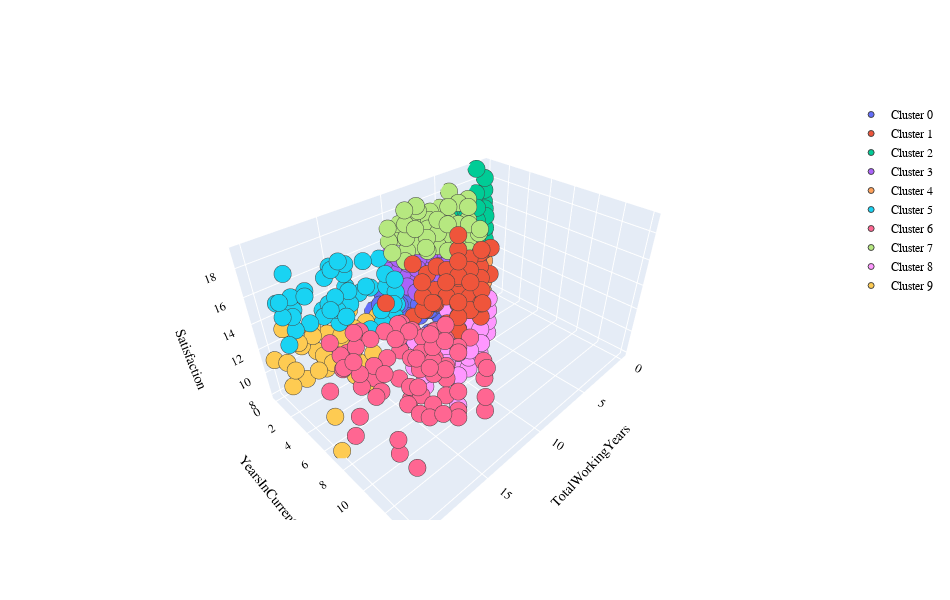

Notebook cell for this chart:
### Code cell
import plotly.graph_objects as go

PLOT = go.Figure()

for c in list(np.unique(kmeans.labels_)):
    
    PLOT.add_trace(go.Scatter3d(x = df_c[df_c.cluster == c]['TotalWorkingYears'],
                                y = df_c[df_c.cluster == c]['YearsInCurrentRole'],
                                z = df_c[df_c.cluster == c]['Satisfaction'],
                                mode = 'markers', marker_size = 6, marker_line_width = 1,
                                name = 'Cluster ' + str(c)))
    
    PLOT.update_layout(width = 950, height = 600, autosize = True, showlegend = True,
                   scene = dict(xaxis=dict(title = 'TotalWorkingYears', titlefont_color = 'black'),
                                yaxis=dict(title = 'YearsInCurrentRole', titlefont_color = 'black'),
                                zaxis=dict(title = 'Satisfaction', titlefont_color = 'black')),
                   font = dict(family = "Gilroy", color  = 'black', size = 12))
PLOT.show()

### Figure 1 — Plotly figure (JSON) as saved in the notebook; plotly's stock layout.template omitted (floating-point values rounded to 4 significant figures; data arrays with more than 128 entries replaced by an {"elided": "..."} marker saying what was removed)
{"data": [{"marker": {"line": {"width": 1}, "size": 6}, "mode": "markers", "name": "Cluster 0", "type": "scatter3d", "x": [6, 6, 8, 6, 12, 10, 6, 9, 9, 10, 6, 8, 11, 6, 6, 6, 9, 6, 6, 7, 8, 7, 8, 7, 7, 11, 8, 10, 10, 8, 6, 11, 8, 9, 6, 12, 6, 6, 7, 7, 6, 10, 6, 10, 10, 10, 8, 7, 10, 6, 7, 8, 6, 10, 5, 10, 10, 6, 9, 8, 10, 6, 10, 6, 7, 5, 10, 7, 10, 5, 7, 10, 8, 8, 9, 11, 8, 8, 10, 6, 11, 6, 6, 7, 9, 6, 10, 11, 10, 6, 10, 9, 12, 7, 6, 6, 12, 5, 6, 11, 8, 10, 10, 10, 10, 10, 10, 12, 6, 7, 8, 9, 6, 10, 10, 11, 6, 8, 9, 10, 9], "y": [3, 2, 2, 2, 2, 2, 5, 1, 3, 2, 4, 0, 0, 2, 2, 0, 3, 3, 3, 2, 2, 0, 3, 2, 2, 2, 4, 3, 4, 2, 2, 0, 0, 2, 2, 0, 2, 5, 5, 3, 3, 0, 3, 3, 4, 4, 4, 2, 4, 2, 2, 0, 3, 0, 4, 2, 0, 3, 1, 0, 0, 3, 2, 3, 2, 2, 3, 2, 0, 3, 4, 4, 2, 4, 2, 0, 1, 4, 2, 4, 2, 4, 2, 1, 0, 3, 2, 2, 2, 4, 2, 0, 4, 0, 3, 5, 1, 2, 3, 0, 3, 3, 2, 2, 2, 2, 3, 0, 2, 3, 2, 2, 3, 4, 0, 2, 5, 5, 2, 0, 3], "z": [12, 12, 10, 11, 11, 11, 12, 11, 11, 12, 12, 11, 9, 12, 9, 11, 11, 12, 11, 12, 11, 12, 10, 12, 12, 9, 11, 11, 12, 11, 11, 10, 11, 12, 10, 11, 8, 12, 12, 9, 12, 12, 12, 12, 10, 12, 9, 12, 12, 12, 12, 12, 11, 10, 10, 12, 12, 11, 10, 11, 12, 11, 12, 11, 12, 10, 12, 12, 9, 11, 11, 12, 12, 12, 12, 12, 12, 12, 10, 10, 10, 12, 11, 12, 11, 8, 12, 10, 8, 11, 9, 10, 11, 12, 11, 12, 12, 10, 8, 10, 11, 12, 10, 11, 11, 11, 12, 11, 11, 8, 12, 11, 8, 12, 12, 12, 11, 11, 11, 10, 12]}, {"marker": {"line": {"width": 1}, "size": 6}, "mode": "markers", "name": "Cluster 1", "type": "scatter3d", "x": [10, 10, 7, 13, 10, 10, 8, 10, 9, 9, 15, 10, 9, 11, 10, 10, 10, 10, 10, 8, 9, 12, 8, 10, 10, 13, 9, 11, 12, 9, 10, 9, 9, 8, 13, 12, 10, 12, 8, 9, 11, 11, 10, 9, 12, 9, 12, 8, 9, 10, 10, 7, 10, 7, 10, 12, 10, 13, 10, 11, 11, 10, 10, 10, 10, 7, 13, 12, 9, 10, 10, 12, 10, 10, 8, 10, 10, 10, 11, 12, 12, 9, 9, 10, 13, 9, 12, 14, 10, 10, 10, 10, 10, 10, 10, 10, 10, 11, 10, 10, 10, 10, 9, 10, 9, 14, 8, 7, 8, 8, 10, 12, 9, 10, 10, 8, 12, 10, 13, 10, 10, 11], "y": [7, 5, 7, 7, 7, 7, 7, 7, 7, 8, 6, 7, 8, 10, 7, 8, 7, 9, 7, 7, 7, 7, 7, 7, 7, 6, 8, 9, 7, 7, 7, 7, 7, 7, 7, 9, 8, 9, 5, 8, 8, 8, 7, 7, 9, 8, 6, 6, 7, 8, 7, 7, 7, 7, 5, 8, 7, 7, 8, 8, 9, 7, 7, 7, 7, 7, 7, 8, 7, 4, 9, 7, 9, 8, 7, 7, 6, 5, 8, 8, 5, 7, 7, 7, 7, 8, 9, 9, 7, 7, 8, 7, 8, 9, 7, 8, 9, 7, 8, 7, 8, 7, 6, 4, 7, 11, 7, 7, 7, 7, 6, 8, 8, 9, 7, 7, 7, 5, 8, 7, 9, 6], "z": [17, 16, 17, 15, 18, 16, 15, 14, 14, 15, 16, 19, 16, 16, 16, 14, 14, 16, 17, 16, 14, 15, 17, 14, 14, 14, 16, 15, 15, 14, 15, 14, 15, 15, 16, 15, 15, 15, 15, 14, 15, 18, 14, 15, 14, 18, 14, 14, 17, 15, 15, 17, 14, 17, 16, 17, 14, 15, 15, 15, 17, 15, 14, 15, 17, 15, 17, 14, 14, 15, 14, 15, 15, 17, 16, 15, 16, 14, 17, 16, 17, 15, 16, 14, 17, 14, 15, 17, 15, 16, 15, 15, 15, 15, 14, 17, 16, 17, 15, 15, 15, 17, 14, 15, 14, 18, 16, 15, 16, 15, 15, 14, 16, 15, 17, 14, 16, 16, 16, 15, 15, 15]}, {"marker": {"line": {"width": 1}, "size": 6}, "mode": "markers", "name": "Cluster 2", "type": "scatter3d", "x": [2, 1, 1, 4, 3, 1, 4, 2, 2, 2, 1, 1, 1, 3, 1, 4, 2, 3, 1, 0, 1, 1, 3, 2, 2, 1, 3, 4, 1, 1, 1, 4, 3, 1, 0, 1, 2, 0, 0, 4, 1, 1, 3, 1, 1, 4, 3, 4, 0, 2, 1, 1, 1, 4, 3, 4, 1, 1, 3, 0, 1, 4, 1, 1, 2, 2, 1, 1, 0, 1, 1, 3, 4, 3, 1, 2, 1, 0, 2, 1, 3, 1, 4, 2, 3, 5, 1, 4, 3, 3, 1, 1, 1, 3, 1, 1, 1], "y": [2, 0, 0, 3, 2, 0, 2, 2, 2, 2, 0, 0, 0, 1, 0, 2, 2, 2, 0, 0, 0, 0, 1, 2, 2, 0, 2, 1, 0, 0, 0, 2, 2, 0, 0, 0, 2, 0, 0, 2, 0, 1, 2, 0, 0, 2, 2, 2, 0, 2, 0, 0, 0, 2, 2, 2, 1, 0, 2, 0, 0, 2, 0, 0, 2, 2, 0, 0, 0, 0, 1, 0, 0, 2, 0, 2, 1, 0, 2, 0, 1, 0, 2, 0, 2, 0, 1, 2, 2, 2, 0, 0, 0, 0, 0, 0, 0], "z": [16, 15, 14, 15, 14, 19, 15, 14, 15, 16, 14, 17, 15, 16, 17, 16, 15, 17, 15, 16, 17, 14, 16, 16, 14, 14, 15, 15, 15, 17, 15, 15, 14, 14, 18, 14, 14, 16, 15, 15, 15, 14, 15, 15, 14, 16, 15, 15, 14, 14, 14, 14, 16, 15, 15, 15, 14, 15, 14, 17, 15, 16, 15, 15, 14, 15, 14, 14, 16, 14, 16, 16, 16, 16, 15, 14, 14, 16, 16, 14, 15, 15, 15, 16, 15, 15, 16, 16, 15, 14, 16, 14, 15, 16, 15, 16, 16]}, {"marker": {"line": {"width": 1}, "size": 6}, "mode": "markers", "name": "Cluster 3", "type": "scatter3d", "x": {"elided": "188 int values"}, "y": {"elided": "188 int values"}, "z": {"elided": "188 int values"}}, {"marker": {"line": {"width": 1}, "size": 6}, "mode": "markers", "name": "Cluster 4", "type": "scatter3d", "x": [3, 3, 5, 4, 1, 3, 1, 3, 4, 3, 1, 5, 3, 5, 2, 3, 1, 3, 1, 1, 1, 1, 3, 1, 5, 4, 3, 5, 1, 5, 5, 6, 6, 5, 1, 3, 4, 1, 2, 1, 4, 2, 2, 1, 5, 1, 4, 4, 4, 1, 4, 1, 1, 1, 4, 4, 1, 3, 4, 1, 5, 4, 1, 3, 4, 4, 3, 4, 2, 5, 5, 1, 1, 3, 5, 3, 5, 4, 1, 6, 4, 3, 0, 1, 1, 5, 1, 2, 5, 1, 6, 5, 1, 2, 5, 3, 2, 1, 4, 1, 4, 4, 4, 3, 4, 4, 5, 5, 1, 5, 0], "y": [2, 1, 2, 2, 0, 2, 0, 2, 0, 2, 1, 0, 2, 3, 2, 0, 0, 2, 0, 0, 0, 1, 2, 0, 2, 3, 2, 1, 0, 3, 0, 0, 0, 0, 0, 2, 2, 0, 0, 0, 3, 2, 2, 0, 2, 0, 2, 2, 2, 0, 2, 0, 0, 0, 2, 2, 0, 2, 3, 0, 2, 2, 1, 2, 2, 2, 2, 2, 1, 2, 3, 0, 0, 0, 3, 2, 4, 2, 0, 0, 2, 0, 0, 1, 0, 0, 0, 2, 1, 0, 1, 4, 0, 2, 2, 2, 2, 1, 2, 0, 3, 0, 2, 2, 3, 2, 3, 2, 0, 2, 0], "z": [13, 13, 12, 13, 13, 12, 13, 13, 11, 13, 12, 13, 12, 12, 11, 13, 10, 11, 11, 12, 11, 12, 11, 9, 12, 13, 13, 12, 12, 12, 12, 12, 12, 11, 12, 13, 13, 10, 12, 13, 13, 13, 10, 11, 12, 13, 13, 13, 12, 12, 10, 13, 12, 13, 11, 13, 12, 11, 13, 10, 12, 11, 11, 12, 12, 13, 13, 11, 13, 11, 12, 11, 13, 12, 12, 12, 12, 13, 9, 12, 11, 13, 13, 13, 12, 13, 12, 9, 12, 11, 12, 12, 12, 12, 11, 12, 13, 13, 12, 12, 13, 13, 13, 12, 11, 10, 12, 12, 12, 11, 12]}, {"marker": {"line": {"width": 1}, "size": 6}, "mode": "markers", "name": "Cluster 5", "type": "scatter3d", "x": [18, 18, 16, 12, 17, 15, 12, 13, 16, 16, 20, 16, 17, 12, 12, 18, 17, 12, 12, 15, 18, 14, 13, 19, 19, 14, 12, 12, 14, 12, 11, 12, 18, 19, 12, 16, 20, 18, 13, 16, 14, 13, 16, 15, 13, 14, 16, 12, 20, 19, 18, 12, 15, 16, 14, 19, 15], "y": [2, 0, 1, 2, 0, 2, 2, 1, 2, 3, 3, 2, 2, 0, 3, 0, 3, 2, 3, 2, 0, 0, 1, 2, 0, 4, 3, 0, 4, 3, 0, 3, 0, 2, 0, 0, 3, 2, 4, 3, 0, 4, 2, 0, 0, 4, 1, 2, 3, 2, 2, 3, 2, 2, 0, 0, 4], "z": [16, 15, 16, 14, 15, 17, 15, 14, 13, 14, 16, 17, 14, 13, 15, 15, 15, 14, 13, 15, 15, 15, 16, 15, 15, 13, 15, 13, 13, 14, 15, 14, 14, 18, 13, 13, 17, 14, 13, 18, 15, 14, 15, 16, 13, 14, 14, 15, 14, 14, 16, 14, 14, 14, 14, 15, 13]}, {"marker": {"line": {"width": 1}, "size": 6}, "mode": "markers", "name": "Cluster 6", "type": "scatter3d", "x": [20, 19, 20, 14, 15, 17, 15, 20, 19, 14, 15, 16, 17, 16, 18, 17, 15, 16, 14, 14, 18, 14, 15, 14, 19, 15, 16, 16, 17, 18, 17, 16, 18, 16, 14, 15, 15, 20, 15, 13, 15, 12, 16, 15, 15, 17, 16, 17, 13, 16, 17, 16, 16, 15, 16, 18, 15, 17, 19, 18, 15, 15, 17, 18, 14, 13, 14, 15, 17, 14, 16, 14, 15, 20, 16, 15, 18, 19, 19, 14, 20, 18, 18, 14, 18, 17, 17, 15, 14, 20, 14, 20, 16, 17, 20, 17], "y": [7, 7, 9, 10, 12, 10, 8, 13, 8, 8, 14, 8, 14, 10, 14, 11, 9, 10, 13, 7, 9, 9, 7, 9, 10, 8, 9, 13, 7, 7, 7, 8, 7, 11, 7, 11, 14, 7, 8, 8, 10, 10, 9, 10, 11, 7, 13, 8, 8, 10, 6, 7, 13, 7, 8, 7, 9, 11, 7, 14, 7, 12, 11, 7, 11, 12, 10, 10, 14, 10, 7, 6, 11, 9, 7, 11, 7, 7, 13, 8, 8, 6, 7, 8, 13, 7, 7, 14, 10, 9, 9, 13, 11, 12, 10, 7], "z": [13, 14, 11, 13, 13, 12, 15, 13, 11, 14, 14, 12, 14, 14, 15, 16, 14, 14, 14, 14, 13, 15, 15, 15, 14, 13, 12, 17, 15, 15, 15, 12, 13, 12, 14, 14, 13, 13, 15, 14, 13, 14, 11, 14, 16, 15, 13, 13, 14, 12, 15, 15, 13, 14, 15, 16, 13, 14, 14, 15, 13, 13, 12, 12, 15, 14, 15, 15, 14, 16, 15, 14, 14, 16, 13, 12, 15, 15, 11, 14, 17, 14, 13, 14, 14, 12, 13, 16, 12, 11, 13, 14, 17, 16, 17, 13]}, {"marker": {"line": {"width": 1}, "size": 6}, "mode": "markers", "name": "Cluster 7", "type": "scatter3d", "x": [7, 4, 6, 5, 7, 6, 5, 5, 10, 9, 10, 6, 8, 8, 8, 10, 7, 9, 8, 4, 6, 7, 6, 7, 10, 8, 7, 9, 8, 6, 6, 8, 8, 6, 8, 7, 8, 9, 9, 7, 5, 4, 5, 8, 10, 10, 10, 5, 8, 7, 6, 6, 4, 7, 6, 5, 8, 4, 6, 7, 7, 9, 8, 10, 7, 10, 7, 6, 8, 8, 6, 7, 6, 5, 11, 5, 12, 10, 9, 10, 8, 10, 7, 8, 10, 8], "y": [5, 2, 5, 2, 2, 4, 3, 3, 3, 0, 2, 0, 4, 2, 1, 4, 1, 3, 1, 2, 2, 2, 2, 2, 2, 1, 5, 3, 2, 3, 3, 2, 2, 2, 2, 2, 4, 2, 0, 2, 2, 0, 2, 0, 2, 2, 2, 2, 4, 2, 5, 4, 0, 0, 0, 0, 3, 2, 0, 0, 4, 0, 4, 2, 0, 2, 3, 2, 2, 3, 2, 6, 2, 2, 3, 2, 3, 0, 2, 0, 4, 2, 3, 3, 2, 0], "z": [16, 18, 17, 18, 16, 16, 17, 18, 18, 16, 16, 16, 18, 17, 18, 17, 17, 16, 16, 18, 16, 17, 17, 16, 16, 16, 18, 17, 17, 16, 17, 17, 16, 17, 16, 17, 16, 19, 16, 16, 16, 18, 18, 17, 18, 17, 16, 18, 16, 16, 17, 16, 18, 16, 17, 17, 17, 18, 16, 16, 16, 17, 16, 16, 16, 19, 16, 17, 16, 18, 18, 18, 16, 16, 16, 16, 17, 17, 16, 16, 16, 16, 16, 16, 17, 16]}, {"marker": {"line": {"width": 1}, "size": 6}, "mode": "markers", "name": "Cluster 8", "type": "scatter3d", "x": [12, 13, 10, 12, 10, 10, 8, 13, 13, 10, 13, 10, 9, 8, 12, 10, 10, 9, 13, 14, 9, 10, 10, 8, 10, 9, 10, 8, 10, 14, 9, 12, 13, 8, 7, 9, 11, 8, 9, 11, 10, 8, 10, 10, 9, 13, 8, 7, 10, 8, 10, 10, 11, 10, 10, 9, 8, 10, 9, 10, 10, 10, 10, 10, 10, 10, 8, 9, 10, 13, 9, 12, 9, 10, 10, 10, 13, 10, 11, 12, 10, 12, 10, 7, 9, 10, 11, 9, 11, 9, 11, 7, 9, 9, 14, 9, 7, 10, 12, 12], "y": [7, 7, 8, 9, 7, 7, 7, 10, 7, 9, 9, 7, 5, 7, 10, 7, 9, 6, 7, 8, 7, 9, 7, 7, 7, 8, 8, 7, 9, 7, 7, 7, 9, 6, 7, 7, 10, 7, 7, 8, 7, 6, 7, 7, 5, 6, 7, 7, 9, 7, 8, 7, 8, 7, 7, 7, 7, 8, 7, 7, 7, 9, 7, 7, 7, 8, 7, 7, 7, 7, 7, 8, 7, 7, 9, 8, 7, 8, 7, 10, 6, 9, 6, 7, 7, 8, 8, 7, 8, 7, 7, 7, 8, 8, 8, 7, 7, 9, 9, 7], "z": [12, 12, 13, 13, 9, 12, 13, 9, 12, 11, 12, 10, 13, 12, 13, 12, 12, 9, 13, 11, 11, 13, 12, 11, 13, 12, 12, 13, 12, 11, 13, 10, 12, 10, 11, 12, 13, 12, 12, 13, 10, 13, 13, 12, 12, 12, 11, 11, 11, 11, 9, 12, 9, 8, 12, 11, 13, 12, 11, 13, 13, 12, 13, 10, 9, 13, 12, 12, 11, 13, 13, 12, 13, 8, 13, 13, 11, 13, 11, 13, 13, 13, 13, 13, 12, 10, 11, 13, 13, 10, 8, 10, 13, 10, 10, 11, 12, 13, 13, 10]}, {"marker": {"line": {"width": 1}, "size": 6}, "mode": "markers", "name": "Cluster 9", "type": "scatter3d", "x": [17, 19, 19, 18, 19, 15, 17, 16, 20, 20, 15, 16, 15, 15, 20, 20, 19, 18, 17, 20, 13, 17, 17, 18, 16, 18, 15, 20, 14, 15, 17, 14, 17, 15, 16], "y": [1, 4, 0, 0, 2, 4, 0, 2, 7, 3, 0, 3, 3, 0, 2, 0, 2, 3, 1, 7, 2, 7, 0, 4, 0, 2, 2, 2, 0, 4, 5, 2, 4, 2, 2], "z": [9, 12, 13, 11, 13, 11, 10, 10, 8, 12, 10, 9, 12, 12, 10, 11, 10, 12, 10, 11, 12, 11, 12, 12, 11, 13, 12, 12, 12, 11, 13, 12, 12, 9, 12]}], "layout": {"autosize": true, "font": {"color": "black", "family": "Gilroy", "size": 12}, "height": 600, "scene": {"xaxis": {"title": {"text": "TotalWorkingYears"}}, "yaxis": {"title": {"text": "YearsInCurrentRole"}}, "zaxis": {"title": {"text": "Satisfaction"}}}, "showlegend": true, "width": 950}}
